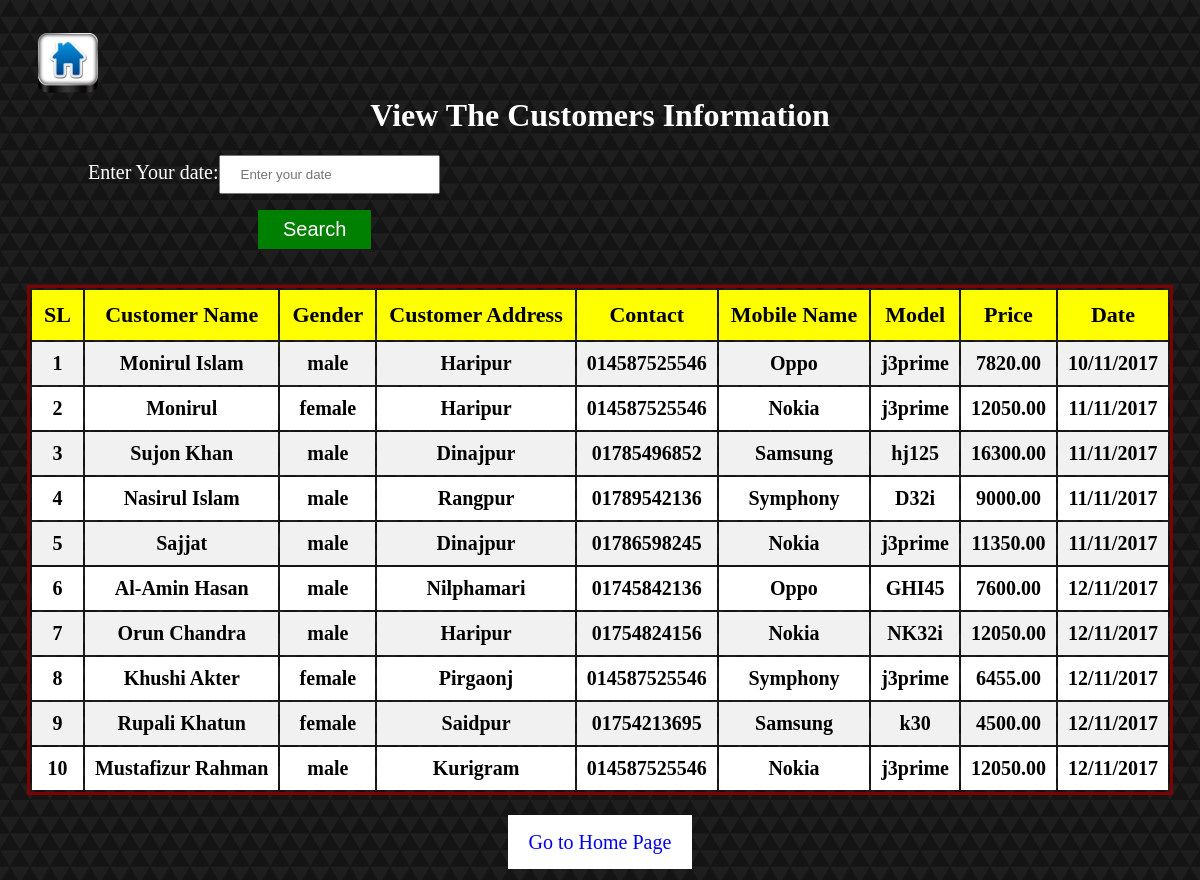
The page /view.php on the database its author committed.
### tables this page shows
create table mb_db(
	customer_id int not null AUTO_INCREMENT,
    customer_name varchar(50),
    gender varchar(10),
    customer_address varchar(255),
    mobile_no varchar(15),
    mobile_name varchar(20),
    mobile_model varchar(20),
    price float(7,2),
    date varchar(20),
    PRIMARY KEY(customer_id)
);

### view.php (the view, shortened to what this page needs)
<?php
	$con = mysqli_connect('localhost','root');
	mysqli_select_db($con,'mobile');
	$q = "select * from mb_db";
	$result =mysqli_query($con,$q);
	$num = mysqli_num_rows($result);
?>
<!DOCTYPE html>
<html>
	<head>
		<link rel="stylesheet" href="css/style.css" />
	</head>
	<body style="background:url(images/dark-triangles.png)repeat fixed 0 0 #fff;">
	<a class="home" title="Go to Home Page" href="home.php"><img src="logo/home.png" /></a>
		<h1 style="text-align:center;color:white;margin-top:0;">View The Customers Information</h1>
		<form action="view_search.php" method="post">
			<p style="margin-left:80px;"><span style="color:white;font-size:20px;">Enter Your date:</span><input style="padding:10px 20px;" type="text" name="search" placeholder="Enter your date" /></p>
			<input style="margin-left:250px;padding:8px 25px;font-size:20px;background:green;color:white;border:none;" type="submit" value="Search" />
		</form>
		<br/><br/>
		<table class="viewTable"  align="center">
			<tr>
				<th>SL</th>
				<th>Customer Name</th>
				<th>Gender</th>
				<th>Customer Address</th>
				<th>Contact</th>
				<th>Mobile Name</th>
				<th>Model</th>
				<th>Price</th>
				<th>Date</th>
			</tr>
			<?php
				for($i=1;$i<=$num;$i++)
				{
					$row = mysqli_fetch_array($result);
					?>
					<tr>
						<td><?php echo $row['customer_id'];?></td>
						<td><?php echo $row['customer_name'];?></td>
						<td><?php echo $row['gender'];?></td>
						<td><?php echo $row['customer_address'];?></td>
						<td><?php echo $row['mobile_no'];?></td>
						<td><?php echo $row['mobile_name'];?></td>
						<td><?php echo $row['mobile_model'];?></td>
						<td><?php echo $row['price'];?></td>
						<td><?php echo $row['date'];?></td>
					</tr>
				<?php
				}
			?>
		</table></br></br>
		<li style="text-align:center;list-style:none;" ><a style="border:1px solid white;background:white;padding:15px 20px;text-decoration:none;font-size:20px;" href="home.php">Go to Home Page</a></li>
	</body>
</html>

### css/style.css (style rules this page uses)
.home img { height: 60px; margin-top: 25px; margin-left: 30px; }
table.viewTable tr:nth-child(2n+1) { background:#fff;height:30px; }
table.viewTable tr:nth-child(2n) { background:#f1f1f1;height:30px; }
.viewTable td { padding:10px; font-size:20px; font-weight:bold; text-align:center; }
.viewTable th { padding:12px; font-size:22px; background:yellow; }
.viewTable { border-style:solid; border-color:maroon; text-align:center; }

### rows shown on the page
mb_db: customer_id "1", customer_name "Monirul Islam", gender "male", customer_address "Haripur", mobile_no "014587525546", mobile_name "Oppo", mobile_model "j3prime", price "7820.00", date "10/11/2017"
mb_db: customer_id "2", customer_name "Monirul", gender "female", customer_address "Haripur", mobile_no "014587525546", mobile_name "Nokia", mobile_model "j3prime", price "12050.00", date "11/11/2017"
mb_db: customer_id "3", customer_name "Sujon Khan", gender "male", customer_address "Dinajpur", mobile_no "01785496852", mobile_name "Samsung", mobile_model "hj125", price "16300.00", date "11/11/2017"
mb_db: customer_id "4", customer_name "Nasirul Islam", gender "male", customer_address "Rangpur", mobile_no "01789542136", mobile_name "Symphony", mobile_model "D32i", price "9000.00", date "11/11/2017"
mb_db: customer_id "5", customer_name "Sajjat", gender "male", customer_address "Dinajpur", mobile_no "01786598245", mobile_name "Nokia", mobile_model "j3prime", price "11350.00", date "11/11/2017"
mb_db: customer_id "6", customer_name "Al-Amin Hasan", gender "male", customer_address "Nilphamari", mobile_no "01745842136", mobile_name "Oppo", mobile_model "GHI45", price "7600.00", date "12/11/2017"
mb_db: customer_id "7", customer_name "Orun Chandra", gender "male", customer_address "Haripur", mobile_no "01754824156", mobile_name "Nokia", mobile_model "NK32i", price "12050.00", date "12/11/2017"
mb_db: customer_id "8", customer_name "Khushi Akter", gender "female", customer_address "Pirgaonj", mobile_no "014587525546", mobile_name "Symphony", mobile_model "j3prime", price "6455.00", date "12/11/2017"
mb_db: customer_id "9", customer_name "Rupali Khatun", gender "female", customer_address "Saidpur", mobile_no "01754213695", mobile_name "Samsung", mobile_model "k30", price "4500.00", date "12/11/2017"
mb_db: customer_id "10", customer_name "Mustafizur Rahman", gender "male", customer_address "Kurigram", mobile_no "014587525546", mobile_name "Nokia", mobile_model "j3prime", price "12050.00", date "12/11/2017"
